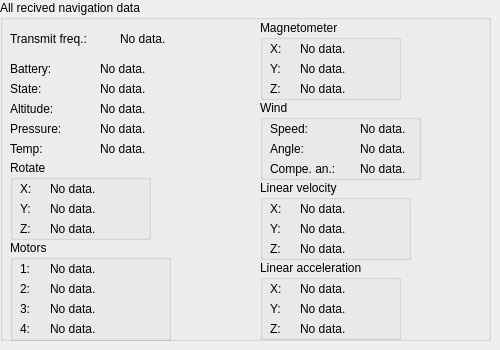
   <widget class="QWidget" name="nav_data">
    <property name="sizePolicy">
     <sizepolicy hsizetype="Expanding" vsizetype="Expanding">
      <horstretch>0</horstretch>
      <verstretch>0</verstretch>
     </sizepolicy>
    </property>
    <property name="minimumSize">
     <size>
      <width>100</width>
      <height>100</height>
     </size>
    </property>
    <property name="maximumSize">
     <size>
      <width>600</width>
      <height>600</height>
     </size>
    </property>
    <property name="autoFillBackground">
     <bool>true</bool>
    </property>
    <attribute name="title">
     <string>Navigation Data</string>
    </attribute>
    <widget class="QGroupBox" name="groupBox_3">
     <property name="geometry">
      <rect>
       <x>0</x>
       <y>0</y>
       <width>491</width>
       <height>341</height>
      </rect>
     </property>
     <property name="styleSheet">
      <string notr="true">border-color: rgb(0, 0, 0);

</string>
     </property>
     <property name="title">
      <string>All recived navigation data</string>
     </property>
     <widget class="QWidget" name="widget" native="true">
      <property name="geometry">
       <rect>
        <x>10</x>
        <y>30</y>
        <width>211</width>
        <height>311</height>
       </rect>
      </property>
      <widget class="QLabel" name="label_11">
       <property name="geometry">
        <rect>
         <x>0</x>
         <y>30</y>
         <width>67</width>
         <height>17</height>
        </rect>
       </property>
       <property name="text">
        <string>Battery:</string>
       </property>
      </widget>
      <widget class="QLabel" name="label_12">
       <property name="geometry">
        <rect>
         <x>0</x>
         <y>50</y>
         <width>67</width>
         <height>17</height>
        </rect>
       </property>
       <property name="text">
        <string>State:</string>
       </property>
      </widget>
      <widget class="QLabel" name="label_31">
       <property name="geometry">
        <rect>
         <x>0</x>
         <y>0</y>
         <width>101</width>
         <height>17</height>
        </rect>
       </property>
       <property name="text">
        <string>Transmit freq.:</string>
       </property>
      </widget>
      <widget class="QLabel" name="label_24">
       <property name="geometry">
        <rect>
         <x>0</x>
         <y>70</y>
         <width>67</width>
         <height>17</height>
        </rect>
       </property>
       <property name="text">
        <string>Altitude:</string>
       </property>
      </widget>
      <widget class="QLabel" name="label_32">
       <property name="geometry">
        <rect>
         <x>110</x>
         <y>0</y>
         <width>67</width>
         <height>17</height>
        </rect>
       </property>
       <property name="text">
        <string>No data.</string>
       </property>
      </widget>
      <widget class="QLabel" name="label_bat">
       <property name="geometry">
        <rect>
         <x>90</x>
         <y>30</y>
         <width>67</width>
         <height>17</height>
        </rect>
       </property>
       <property name="text">
        <string>No data.</string>
       </property>
      </widget>
      <widget class="QLabel" name="label_state">
       <property name="geometry">
        <rect>
         <x>90</x>
         <y>50</y>
         <width>67</width>
         <height>17</height>
        </rect>
       </property>
       <property name="text">
        <string>No data.</string>
       </property>
      </widget>
      <widget class="QLabel" name="label_alt">
       <property name="geometry">
        <rect>
         <x>90</x>
         <y>70</y>
         <width>67</width>
         <height>17</height>
        </rect>
       </property>
       <property name="text">
        <string>No data.</string>
       </property>
      </widget>
      <widget class="QLabel" name="label_pressure">
       <property name="geometry">
        <rect>
         <x>90</x>
         <y>90</y>
         <width>67</width>
         <height>17</height>
        </rect>
       </property>
       <property name="text">
        <string>No data.</string>
       </property>
      </widget>
      <widget class="QLabel" name="label_temp">
       <property name="geometry">
        <rect>
         <x>90</x>
         <y>110</y>
         <width>67</width>
         <height>17</height>
        </rect>
       </property>
       <property name="text">
        <string>No data.</string>
       </property>
      </widget>
      <widget class="QLabel" name="label_19">
       <property name="geometry">
        <rect>
         <x>0</x>
         <y>90</y>
         <width>67</width>
         <height>17</height>
        </rect>
       </property>
       <property name="text">
        <string>Pressure:</string>
       </property>
      </widget>
      <widget class="QLabel" name="label_20">
       <property name="geometry">
        <rect>
         <x>0</x>
         <y>110</y>
         <width>67</width>
         <height>17</height>
        </rect>
       </property>
       <property name="text">
        <string>Temp:</string>
       </property>
      </widget>
      <widget class="QGroupBox" name="groupBox_4">
       <property name="geometry">
        <rect>
         <x>0</x>
         <y>130</y>
         <width>141</width>
         <height>80</height>
        </rect>
       </property>
       <property name="title">
        <string>Rotate</string>
       </property>
       <widget class="QLabel" name="label_15">
        <property name="geometry">
         <rect>
          <x>10</x>
          <y>60</y>
          <width>31</width>
          <height>17</height>
         </rect>
        </property>
        <property name="text">
         <string>Z:</string>
        </property>
       </widget>
       <widget class="QLabel" name="label_13">
        <property name="geometry">
         <rect>
          <x>10</x>
          <y>20</y>
          <width>31</width>
          <height>17</height>
         </rect>
        </property>
        <property name="text">
         <string>X:</string>
        </property>
       </widget>
       <widget class="QLabel" name="label_14">
        <property name="geometry">
         <rect>
          <x>10</x>
          <y>40</y>
          <width>31</width>
          <height>17</height>
         </rect>
        </property>
        <property name="text">
         <string>Y:</string>
        </property>
       </widget>
       <widget class="QLabel" name="label_rotate_x">
        <property name="geometry">
         <rect>
          <x>40</x>
          <y>20</y>
          <width>67</width>
          <height>17</height>
         </rect>
        </property>
        <property name="text">
         <string>No data.</string>
        </property>
       </widget>
       <widget class="QLabel" name="label_rotate_y">
        <property name="geometry">
         <rect>
          <x>40</x>
          <y>40</y>
          <width>67</width>
          <height>17</height>
         </rect>
        </property>
        <property name="text">
         <string>No data.</string>
        </property>
       </widget>
       <widget class="QLabel" name="label_rotate_z">
        <property name="geometry">
         <rect>
          <x>40</x>
          <y>60</y>
          <width>67</width>
          <height>17</height>
         </rect>
        </property>
        <property name="text">
         <string>No data.</string>
        </property>
       </widget>
      </widget>
      <widget class="QGroupBox" name="groupBox_9">
       <property name="geometry">
        <rect>
         <x>0</x>
         <y>210</y>
         <width>161</width>
         <height>101</height>
        </rect>
       </property>
       <property name="title">
        <string>Motors</string>
       </property>
       <widget class="QLabel" name="label_33">
        <property name="geometry">
         <rect>
          <x>10</x>
          <y>20</y>
          <width>21</width>
          <height>17</height>
         </rect>
        </property>
        <property name="text">
         <string>1:</string>
        </property>
       </widget>
       <widget class="QLabel" name="label_34">
        <property name="geometry">
         <rect>
          <x>10</x>
          <y>40</y>
          <width>21</width>
          <height>17</height>
         </rect>
        </property>
        <property name="text">
         <string>2:</string>
        </property>
       </widget>
       <widget class="QLabel" name="label_35">
        <property name="geometry">
         <rect>
          <x>10</x>
          <y>60</y>
          <width>21</width>
          <height>17</height>
         </rect>
        </property>
        <property name="text">
         <string>3:</string>
        </property>
       </widget>
       <widget class="QLabel" name="label_36">
        <property name="geometry">
         <rect>
          <x>10</x>
          <y>80</y>
          <width>21</width>
          <height>17</height>
         </rect>
        </property>
        <property name="text">
         <string>4:</string>
        </property>
       </widget>
       <widget class="QLabel" name="label_motor_1">
        <property name="geometry">
         <rect>
          <x>40</x>
          <y>20</y>
          <width>67</width>
          <height>17</height>
         </rect>
        </property>
        <property name="text">
         <string>No data.</string>
        </property>
       </widget>
       <widget class="QLabel" name="label_motor_2">
        <property name="geometry">
         <rect>
          <x>40</x>
          <y>40</y>
          <width>67</width>
          <height>17</height>
         </rect>
        </property>
        <property name="text">
         <string>No data.</string>
        </property>
       </widget>
       <widget class="QLabel" name="label_motor_3">
        <property name="geometry">
         <rect>
          <x>40</x>
          <y>60</y>
          <width>67</width>
          <height>17</height>
         </rect>
        </property>
        <property name="text">
         <string>No data.</string>
        </property>
       </widget>
       <widget class="QLabel" name="label_motor_4">
        <property name="geometry">
         <rect>
          <x>40</x>
          <y>80</y>
          <width>67</width>
          <height>17</height>
         </rect>
        </property>
        <property name="text">
         <string>No data.</string>
        </property>
       </widget>
      </widget>
     </widget>
     <widget class="QWidget" name="widget_2" native="true">
      <property name="geometry">
       <rect>
        <x>260</x>
        <y>20</y>
        <width>211</width>
        <height>321</height>
       </rect>
      </property>
      <widget class="QGroupBox" name="groupBox_6">
       <property name="geometry">
        <rect>
         <x>0</x>
         <y>80</y>
         <width>161</width>
         <height>80</height>
        </rect>
       </property>
       <property name="title">
        <string>Wind</string>
       </property>
       <widget class="QLabel" name="label_23">
        <property name="geometry">
         <rect>
          <x>10</x>
          <y>60</y>
          <width>81</width>
          <height>17</height>
         </rect>
        </property>
        <property name="text">
         <string>Compe. an.:</string>
        </property>
       </widget>
       <widget class="QLabel" name="label_21">
        <property name="geometry">
         <rect>
          <x>10</x>
          <y>20</y>
          <width>61</width>
          <height>17</height>
         </rect>
        </property>
        <property name="text">
         <string>Speed:</string>
        </property>
       </widget>
       <widget class="QLabel" name="label_22">
        <property name="geometry">
         <rect>
          <x>10</x>
          <y>40</y>
          <width>61</width>
          <height>17</height>
         </rect>
        </property>
        <property name="text">
         <string>Angle:</string>
        </property>
       </widget>
       <widget class="QLabel" name="label_wind_speed">
        <property name="geometry">
         <rect>
          <x>100</x>
          <y>20</y>
          <width>67</width>
          <height>17</height>
         </rect>
        </property>
        <property name="text">
         <string>No data.</string>
        </property>
       </widget>
       <widget class="QLabel" name="label_wind_angle">
        <property name="geometry">
         <rect>
          <x>100</x>
          <y>40</y>
          <width>67</width>
          <height>17</height>
         </rect>
        </property>
        <property name="text">
         <string>No data.</string>
        </property>
       </widget>
       <widget class="QLabel" name="label_wind_comp">
        <property name="geometry">
         <rect>
          <x>100</x>
          <y>60</y>
          <width>67</width>
          <height>17</height>
         </rect>
        </property>
        <property name="text">
         <string>No data.</string>
        </property>
       </widget>
      </widget>
      <widget class="QGroupBox" name="groupBox_7">
       <property name="geometry">
        <rect>
         <x>0</x>
         <y>160</y>
         <width>151</width>
         <height>80</height>
        </rect>
       </property>
       <property name="title">
        <string>Linear velocity</string>
       </property>
       <widget class="QLabel" name="label_27">
        <property name="geometry">
         <rect>
          <x>10</x>
          <y>60</y>
          <width>21</width>
          <height>17</height>
         </rect>
        </property>
        <property name="text">
         <string>Z:</string>
        </property>
       </widget>
       <widget class="QLabel" name="label_26">
        <property name="geometry">
         <rect>
          <x>10</x>
          <y>40</y>
          <width>21</width>
          <height>17</height>
         </rect>
        </property>
        <property name="text">
         <string>Y:</string>
        </property>
       </widget>
       <widget class="QLabel" name="label_25">
        <property name="geometry">
         <rect>
          <x>10</x>
          <y>20</y>
          <width>21</width>
          <height>17</height>
         </rect>
        </property>
        <property name="text">
         <string>X:</string>
        </property>
       </widget>
       <widget class="QLabel" name="label_linvel_x">
        <property name="geometry">
         <rect>
          <x>40</x>
          <y>20</y>
          <width>67</width>
          <height>17</height>
         </rect>
        </property>
        <property name="text">
         <string>No data.</string>
        </property>
       </widget>
       <widget class="QLabel" name="label_linvel_y">
        <property name="geometry">
         <rect>
          <x>40</x>
          <y>40</y>
          <width>67</width>
          <height>17</height>
         </rect>
        </property>
        <property name="text">
         <string>No data.</string>
        </property>
       </widget>
       <widget class="QLabel" name="label_linvel_z">
        <property name="geometry">
         <rect>
          <x>40</x>
          <y>60</y>
          <width>67</width>
          <height>17</height>
         </rect>
        </property>
        <property name="text">
         <string>No data.</string>
        </property>
       </widget>
      </widget>
      <widget class="QGroupBox" name="groupBox_8">
       <property name="geometry">
        <rect>
         <x>0</x>
         <y>240</y>
         <width>141</width>
         <height>80</height>
        </rect>
       </property>
       <property name="title">
        <string>Linear acceleration</string>
       </property>
       <widget class="QLabel" name="label_30">
        <property name="geometry">
         <rect>
          <x>10</x>
          <y>60</y>
          <width>21</width>
          <height>17</height>
         </rect>
        </property>
        <property name="text">
         <string>Z:</string>
        </property>
       </widget>
       <widget class="QLabel" name="label_28">
        <property name="geometry">
         <rect>
          <x>10</x>
          <y>20</y>
          <width>21</width>
          <height>17</height>
         </rect>
        </property>
        <property name="text">
         <string>X:</string>
        </property>
       </widget>
       <widget class="QLabel" name="label_29">
        <property name="geometry">
         <rect>
          <x>10</x>
          <y>40</y>
          <width>21</width>
          <height>17</height>
         </rect>
        </property>
        <property name="text">
         <string>Y:</string>
        </property>
       </widget>
       <widget class="QLabel" name="label_linacc_x">
        <property name="geometry">
         <rect>
          <x>40</x>
          <y>20</y>
          <width>67</width>
          <height>17</height>
         </rect>
        </property>
        <property name="text">
         <string>No data.</string>
        </property>
       </widget>
       <widget class="QLabel" name="label_linacc_y">
        <property name="geometry">
         <rect>
          <x>40</x>
          <y>40</y>
          <width>67</width>
          <height>17</height>
         </rect>
        </property>
        <property name="text">
         <string>No data.</string>
        </property>
       </widget>
       <widget class="QLabel" name="label_linacc_z">
        <property name="geometry">
         <rect>
          <x>40</x>
          <y>60</y>
          <width>67</width>
          <height>17</height>
         </rect>
        </property>
        <property name="text">
         <string>No data.</string>
        </property>
       </widget>
      </widget>
      <widget class="QGroupBox" name="groupBox_5">
       <property name="geometry">
        <rect>
         <x>0</x>
         <y>0</y>
         <width>141</width>
         <height>80</height>
        </rect>
       </property>
       <property name="title">
        <string>Magnetometer</string>
       </property>
       <widget class="QLabel" name="label_18">
        <property name="geometry">
         <rect>
          <x>10</x>
          <y>60</y>
          <width>21</width>
          <height>17</height>
         </rect>
        </property>
        <property name="text">
         <string>Z:</string>
        </property>
       </widget>
       <widget class="QLabel" name="label_16">
        <property name="geometry">
         <rect>
          <x>10</x>
          <y>20</y>
          <width>21</width>
          <height>17</height>
         </rect>
        </property>
        <property name="text">
         <string>X:</string>
        </property>
       </widget>
       <widget class="QLabel" name="label_17">
        <property name="geometry">
         <rect>
          <x>10</x>
          <y>40</y>
          <width>21</width>
          <height>17</height>
         </rect>
        </property>
        <property name="text">
         <string>Y:</string>
        </property>
       </widget>
       <widget class="QLabel" name="label_magnet_x">
        <property name="geometry">
         <rect>
          <x>40</x>
          <y>20</y>
          <width>67</width>
          <height>17</height>
         </rect>
        </property>
        <property name="text">
         <string>No data.</string>
        </property>
       </widget>
       <widget class="QLabel" name="label_magnet_y">
        <property name="geometry">
         <rect>
          <x>40</x>
          <y>40</y>
          <width>67</width>
          <height>17</height>
         </rect>
        </property>
        <property name="text">
         <string>No data.</string>
        </property>
       </widget>
       <widget class="QLabel" name="label_magnet_z">
        <property name="geometry">
         <rect>
          <x>40</x>
          <y>60</y>
          <width>67</width>
          <height>17</height>
         </rect>
        </property>
        <property name="text">
         <string>No data.</string>
        </property>
       </widget>
      </widget>
     </widget>
    </widget>
   </widget>
